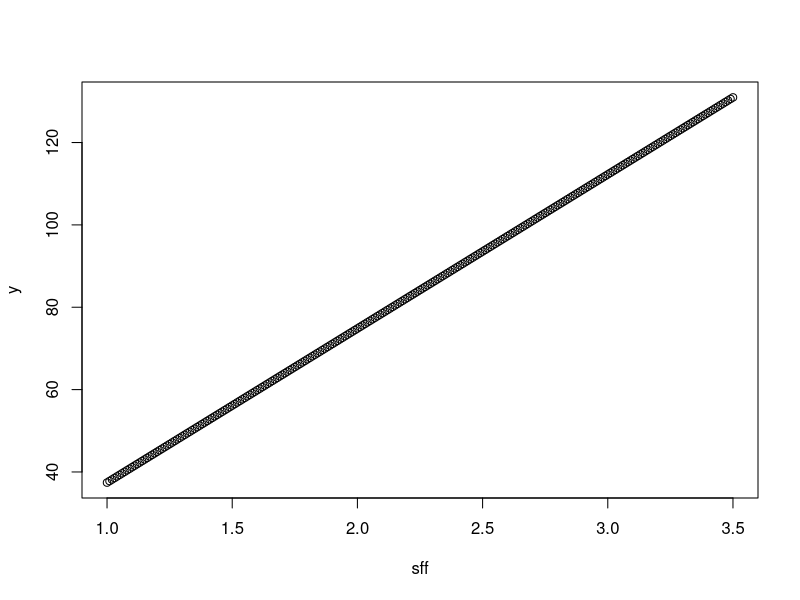
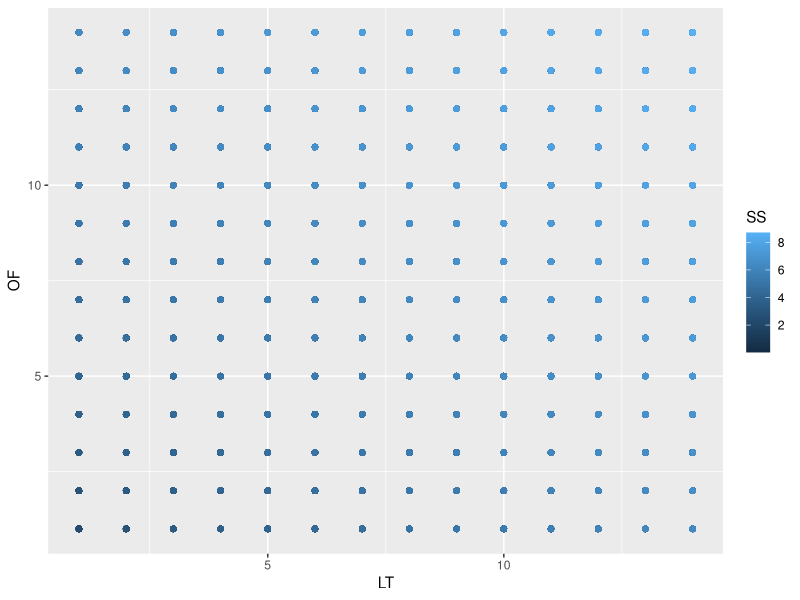

Write the R code that produced these figures, in order. (Note: this script raises an error after producing the figures.)

agr_ss <- function(std_d, cf = 0.95, op = 14) {
  days_in_period <- 30 #Assume 1 month every time.
  z_factor <- qnorm(cf)
  ss_low <- z_factor*std_d*sqrt(floor(op/days_in_period))
  ss_high <- z_factor*std_d*sqrt(ceiling(op/days_in_period))
  ss <- ss_low + ((op %% days_in_period)/days_in_period)*ss_high
  return(ss)
}
agr_ss(5)

saftey_stock <- function(std_d, sf = 1.65, ord_per = 14) {
  
  ss <- sf*std_d*sqrt(ord_per)
  return(ss)
}
saftey_stock(5,0.95)

sff <- seq(1.0,3.5, 0.01)
y <- saftey_stock(std = 10, sf = sff)

plot(sff,y)

# MAPE function:
mape <- function(actual,pred){
  mape <- mean(abs((actual - pred)/actual))*100
  return (mape)
}

estimated_stock <- function(stock_today, stock_move) {
  est_stock <- stock_today - stock_move
  return(est_stock)
}


undelivered <- function(){}

## Demand function: 
## Input: Stock, Undelivered
## Ignore lost sale

ss_level <- function(p, lt, of){
  return(qnorm(p)*sqrt(lt + of))
}

lt_s <- seq(1,14,1)
of_s <- seq(1,14,1)
p <-c(seq(0.5,0.95, 0.05),0.99)
x <- seq(0.01, 1, 0.01)
library(dplyr)  
library(purrr)
library(ggplot2)
# Define a named list of parameter values
gs <- list( LT = lt_s,    OF = of_s, P = 0.95 , d_std = x )

tuning_param <- gs %>% cross_df()

op <- function(p){
  ss <- ss_level(p, lt = 7, of = 7)
  return(ss)
}

tuning_param$SS <- qnorm(tuning_param$P)*sqrt(tuning_param$LT+tuning_param$OF)*tuning_param$d_std
head(tuning_param)

ggplot(data=tuning_param, aes(x = LT, y = OF,  group=d_std, colour = SS)) +
#  geom_line() +
  geom_point()


h <- 6
period <- 30
test <- ts_generator(3, 5)
y_d <- test$daily
y_m <- unname(tapply(y_d, (seq_along(y_d)-1) %/% period, sum))

y_m_train <- y_m[1:(length(y_m)-6)]
y_m_test <- y_m[(length(y_m)-6+1):length(y_m)]

y_train <- y_d[1:(days-h*period)]
y_test <- y_d[(days-h*period+1):days]

plot(test$daily)
plot(test$monthly)

fit.m <- auto.arima(y_train)

f_m <- forecast::forecast(fit.m, h = 180)
summary(f_m)
y_m_test
(f_v <- f_m$mean)
length(f_v)
length(y_test)
mean((f_v-y_test)^2)
(f_sigma2 <- f_m$model$sigma2)



#Extract features
(demand_p <- model$pred)
(f_upper <- demand_p+qnorm(0.975))

sum(score(dummy <- f_upper-fit.sim[1,]))/60

score <- function(x){
  
  x[x >= 0] <- 1
  x[x < 0] <- 0
  return(x)
}

dim(fit.sim)
mean(apply(fit.sim, MARGIN = 1, FUN = function(x){sum(score(f_upper - x))})/60)

(sigma2 <- model$sigma2)


fit <- model$fit
summary(fit)


fit.sim <- t(sapply(1:N, FUN = function(x) {sim_fit(fit,h*period)}))
fit.sim[fit.sim < 0 ] <-0


hist(fit.sim)
mean(fit.sim)

sl_score <- function(pred,actual){
  sl <- actual-pred
  
}

## Tuning Parameters

t_params <- function(cf, lt, of){
  return(simulation(N = 10, years = 3, h = 12))
}

apply(rep_sim,MARGIN = 2, mean)

tuning_parameters <- function(){
  cf_s <- c(seq(0.5,0.9,0.1),0.95,0.99)
  lt_s <- seq(1,14,1)
  of_s <- c(1,7,14)
  gs <- list( LT = lt_s,    OF = of_s, CF = cf_s)
  tuning_param <- gs %>% cross_df()
  return(tuning_param)
}

tuning_param <- tuning_parameters()

(rep_sim <- t(sapply(1:100, FUN = function(x) {sim_fit(fit,30)})))
rep_sim[rep_sim < 0 ] <- 0

dim(rep_sim)




sqrt(f_sigma2/30)*qnorm(0.975)*sqrt(of+lt)

h <- 2
m_to_day <- function(mat,i,j){
  rep(mat[i,j]/30,30)
}
month_to_days <- function(value, days = 30){
  daily_value <- rep(value/days, days)
  return(daily_value)
}
simulate(fit.d, nsim = 300, family = "poisson")
auto.arima(y, family = "poisson")
month_to_days(rep_sim[1,])
g <- (rep_sim[1,])
rep(g[seq_along(g)]/30,30)

x_value <- rep(seq(1,length(g)),each = 30)
g[x_value]/30
length(g)
(rep_sim <- t(sapply(1:100, FUN = function(x) {sim_fit(fit,h)})))

tapply(rep_sim[1,],seq_along(rep_sim[1,]), function(x){rep(rep_sim[1,]/30, 30)})

rep_sim
period <- 30
hh <- ncol(rep_sim)
xh <- rep(seq(1,hh), each = period)
xh

test <- lapply(1:hh, FUN = function(x){rep_sim[,xh]/period})
#test
#dim(test[[1]])
(demand_n <- f_v[xh]/30)

f_sigma2

n <- nrow(rep_sim)
output <- rep(0,n)

dim(rep_sim)
rep_sim[1,xh]/period
rep_sim[1,]

f_v
f_v

for(i in 1:n){
  
  demand_p <- rep_sim[i,xh]/period
  output[i] <- mean(sim_iteration(y_test = demand_p, demand_n = demand_n, sigma2 =f_sigma2, cf = 0.999, lt = 7, of = 7))
}


mean(output)

hs <- seq(1,nrow(rep_sim))
